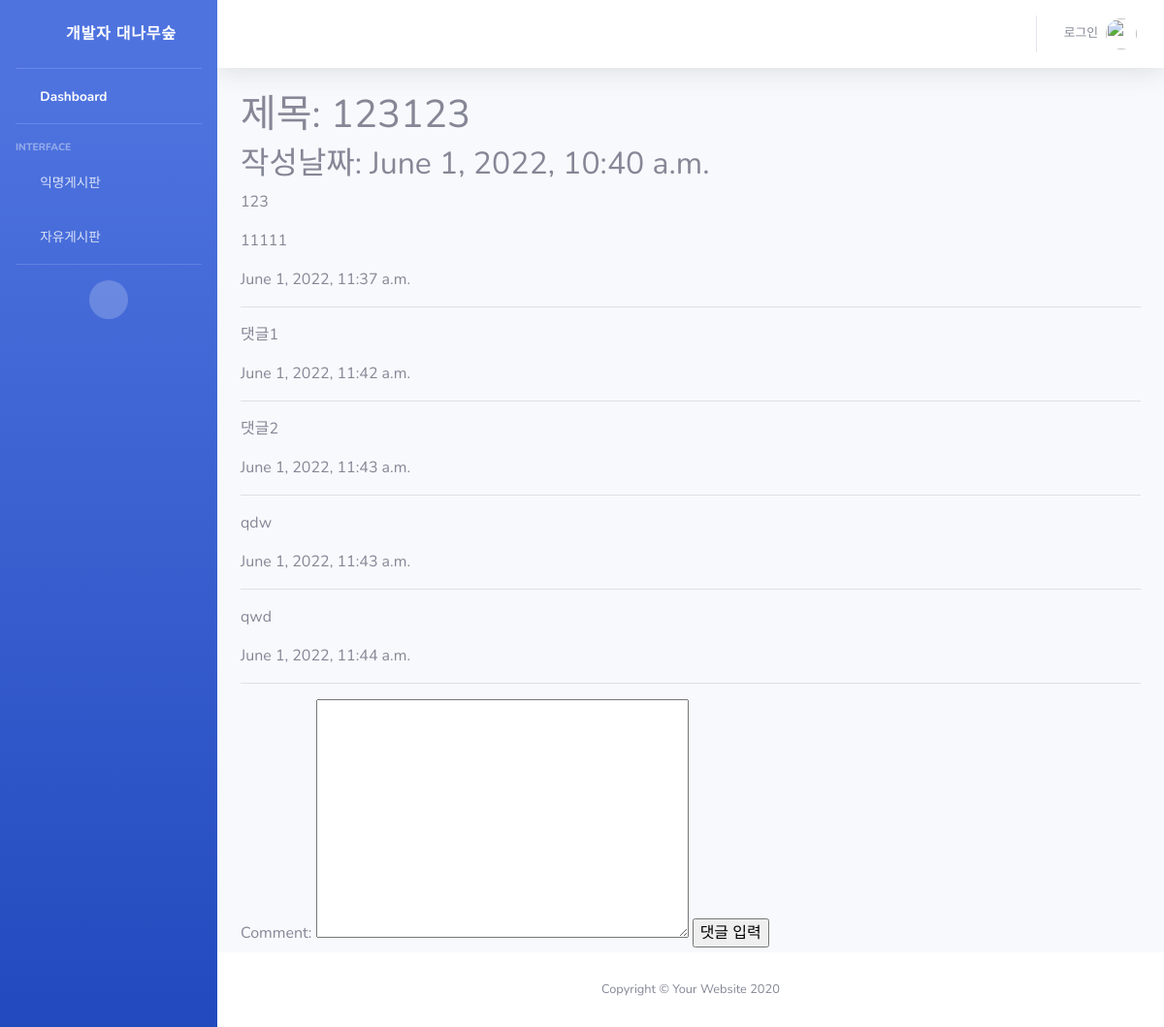
The app's page /detail/2 with its own data.
### snsapp/models.py (models this page shows, shortened)
class Post(models.Model):
    title = models.CharField(max_length=200)
    body = models.TextField()
    date = models.DateTimeField(auto_now_add = True)

class Comment(models.Model):
    comment = models.TextField()
    date = models.DateTimeField(auto_now_add = True)
    post = models.ForeignKey(Post, null=True, blank=True, on_delete=models.CASCADE)
    def __str__(self):
        return self.comment

### snsapp/views.py (the view)
# urls.py: path('detail/<int:post_id>', views.detail, name='detail'),
def detail(request, post_id):
    post_detail = get_object_or_404(Post, pk=post_id)
    comment_form = CommentForm()
    return render(request, 'detail.html', {'post_detail':post_detail, 'comment_form':comment_form})

### snsapp/forms.py
class CommentForm(forms.ModelForm):
    class Meta:
        model = Comment
        fields = ['comment']

### snsapp/templates/detail.html (shortened to what this page needs)
{% extends 'base.html' %}
{% block content %}
<h1>제목: {{ post_detail.title }}</h1>
<h2>작성날짜: {{ post_detail.date }}</h2>
<p>
    {{ post_detail.body }}
</p>
{% for comment in post_detail.comment_set.all %}
    <p>{{ comment }}</p>
    <p>{{ comment.date }}</p>
    <hr>
{% endfor %}
<form method="POST" action="{% url 'new_comment' post_detail.id %}">
    {{ comment_form }}
    <input type="submit" value="댓글 입력">
</form>
{% endblock %}

### records on screen
Post: title "123123", date "June 1, 2022, 10:40 a.m.", body "123"
Comment: comment "11111", date "June 1, 2022, 11:37 a.m."
Comment: comment "댓글1", date "June 1, 2022, 11:42 a.m."
Comment: comment "댓글2", date "June 1, 2022, 11:43 a.m."
Comment: comment "qdw", date "June 1, 2022, 11:43 a.m."
Comment: comment "qwd", date "June 1, 2022, 11:44 a.m."
